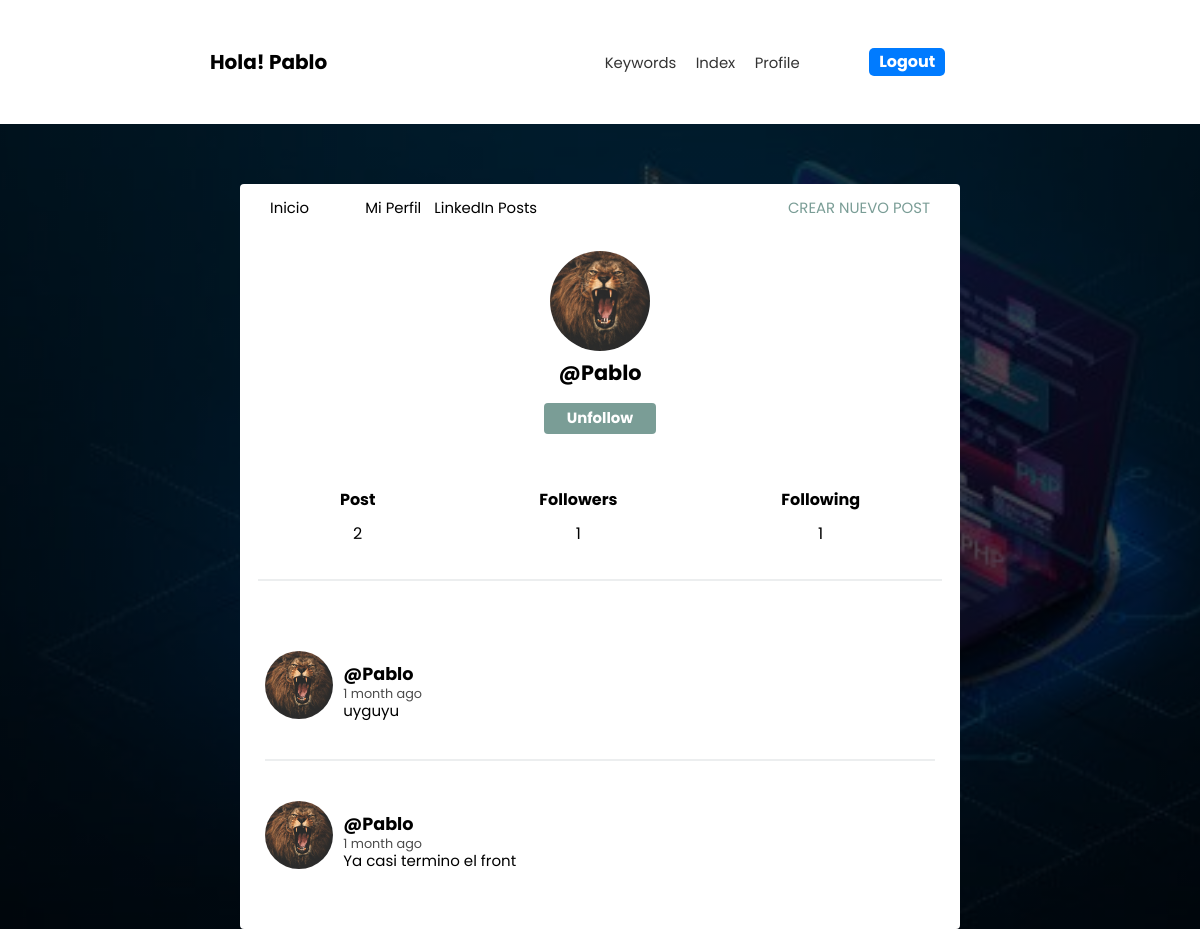
Screenshot of /profile/Pablo/ (signed in) with the database file from the repository.
### socialAPP/models.py (models this page shows, shortened)
class Profile(models.Model):
	user = models.OneToOneField(User, on_delete=models.CASCADE)
	image = models.ImageField(default='batman.png')
	def following(self):
		user_ids = Relationship.objects.filter(from_user=self.user)\
								.values_list('to_user_id', flat=True)
		return User.objects.filter(id__in=user_ids)
	def followers(self):
		user_ids = Relationship.objects.filter(to_user=self.user)\
								.values_list('from_user_id', flat=True)
		return User.objects.filter(id__in=user_ids)

class Post(models.Model):
	user = models.ForeignKey(User, on_delete=models.CASCADE, related_name='posts')
	timestamp = models.DateTimeField(default=timezone.now)
	content = models.TextField()
	class Meta:
		ordering = ['-timestamp']

### socialAPP/views.py (the view)
# urls.py: path('profile/', views.profile, name='profile'),
def profile(request, username=None):
	current_user = request.user
	if username and username != current_user.username:
		user = User.objects.get(username=username)
		posts = user.posts.all()
	else:
		posts = current_user.posts.all()
		user = current_user
	return render(request, 'profile.html', {'user':user, 'posts':posts})

### socialAPP/templates/profile.html
{% extends 'feed.html' %}
{% block content %}
<div class="profile">
	<img alt="" src="{{ user.profile.image.url }}">
	<h2>@{{ user.username }}</h2>
	{% if request.user.is_authenticated %}
		{% if user.username != request.user.username %}
			{% if user not in request.user.profile.following %}
			<button><a class="follow-button" href="{% url 'follow' user %}">Follow</a></button>
			{% else %}
			<button><a class="follow-button" href="{% url 'unfollow' user %}">Unfollow</a></button>
			{% endif %}
		{% endif %}
	{% endif %}
</div>
<div class="follow">
	<div>
		<h5>Post</h5>
		<p>{{ user.posts.count }}</p>
	</div>
	<div>
		<h5>Followers</h5>
		<p>{{ user.profile.followers.count }}</p>
	</div>
	<div>
		<h5>Following</h5>
		<p>{{ user.profile.following.count }}</p>
	</div>
</div>
{{ block.super }}
{% endblock %}

### socialAPP/templates/feed.html (shortened to what this page needs)
{% extends 'layout.html' %}
{% load humanize %}
{% block content %}
{% for post in posts %}
<article>
    <div class="container-article">
        <img alt="" src="{{ post.user.profile.image.url }}">
        <div>
            <h2 class="username"><a href="{% url 'profile' post.user.username %}">@{{ post.user.username }}</a></h2>
            <time data-time="#">{{ post.timestamp|naturaltime }}</time>
            <div class="post">{{ post.content }}</div>
        </div>
    </div>
</article>
{% endfor %}
{% endblock %}

### socialAPP/templates/layout.html (shortened to what this page needs)
{% load static %}
<!DOCTYPE html>
<html>
<head>
	<link rel="stylesheet" type="text/css" href="{% static 'normalize.css' %}">
	<link rel="stylesheet" type="text/css" href="{% static 'stylee.css' %}">
</head>
<body>
	<header class="main-head">
		<nav class="main">
			<h1 id="logo">Hola! {{ user.username }}</h1>
			<ul>
				{% if request.user.is_authenticated %}
				<li><a href="{% url 'search_posts' %}">Keywords</a></li>
				<li><a href="{% url 'index' %}">Index</a></li>
				<li><a href="{% url 'profile' %}">Profile</a></li>
				<li>
					<form action="/logout/" method="POST">
						<button type="submit">Logout</button>
					</form>
					</li>
				{% else %}
				<li><a href="{% url 'register' %}">Register</a></li>
				<li><a href="{% url 'login' %}">Login</a></li>
				{% endif %}
			</ul>
		</nav>
	</header>
	<div class="main">
		<nav class="second-nav">
			<a class="feed" href="{% url 'feed' %}">Inicio</a>
			{% if request.user.is_authenticated %}
			<a class="profile" href="{% url 'profile' request.user.username %}">Mi Perfil</a>
			<a class="linkedin_post" href="{% url 'linkedin_post' %}">LinkedIn Posts</a>
			<a class="new" href="{% url 'post' %}">Crear nuevo post</a>
			{% endif %}
		</nav>
		{% block content %}
		{% endblock content %}
	</div>
</body>
</html>

### socialAPP/templates/static/stylee.css (style rules this page uses)
body { font-size: 62.5%; font-family: 'Poppins', serif; background-image: linear-gradient( rgba(0,0,0,0.7), rgba(0,0,0,0.7)), url(../static/images/background1.jpg); background-position: center center; background-repeat: no-repeat; background-size: cover; background-attachment: fixed; position: absolute; top: 0; left: 0; width: 100%; height: 100%; z-index: -1; }
h2 { padding-top: -30px; }
h5 { font-size: 1rem; margin-bottom: 0; }
p { font-size: 1rem; }
button { font-size: 1rem; color: white; padding: 0.4rem 1.4rem; border: none; background: #7A9D96; border-radius: 4px; cursor: pointer; }
img { object-fit: cover; }
button[type="submit"] { background-color: #007bff; color: #ffffff; border: none; padding: 5px 10px; border-radius: 5px; cursor: pointer; margin-left: 10px; }
ul { list-style-type: none; margin: 0; padding: 0; }
ul li { display: inline-block; margin-right: 10px; }
ul li:last-child { margin-right: 0; }
ul li a { text-decoration: none; color: #333; }
.main-head { background: white; color: black; }
nav.main { min-height: 7vh; display: flex; width: 65%; margin: auto; align-items: center; padding: 0.5rem; }
nav.main ul { display: flex; flex: 1 1 40rem; justify-content: space-around; align-items: center; list-style: none; }
#logo { flex: 2 1 40rem; }
a { font-size: .93rem; text-decoration: none; color: black; }
.main { background: white; width: 60%; margin: 5% auto; border-radius: 4px; padding-bottom: 20px; }
.second-nav { display: flex; padding: 15px 30px; }
.second-nav .feed { flex: 1 1 30px; }
.second-nav .profile { flex: 1 1 30px; }
.second-nav .new { flex: 6 1 5rem; text-align: right; text-transform: uppercase; color: #7A9D96; }
article { width: 93%; margin: auto; padding: 40px 0; border-bottom: 2px solid #ECEEEF; }
.username { margin-bottom: .2rem; }
.username a { font-size: 1.1rem; }
.container-article { display: flex; }
.container-article img { height: 68px; width: 68px; margin-right: 10px; border-radius: 50%; }
article:last-child { border-bottom: 0; }
time { font-size: .8rem; opacity: .7; }
.post { font-size: .94rem; }
.profile { display: flex; align-items: center; flex-direction: column; }
.profile img { height: 100px; width: 100px; margin-right: 10px; border-radius: 50%; margin: 20px; }
.profile h2 { margin-top: -10px; font-size: 1.3rem; }
.follow { display: flex; width: 95%; justify-content: space-around; margin: 30px auto; text-align: center; border-bottom: 2px solid #ECEEEF; padding-bottom: 20px; }
form { margin: 0; padding: 40px; font-size: 1rem; }
.follow-button { color: white; }

### rows the page displays
Post: user.profile.image (picture), user.username "Pablo", timestamp "1 month ago", content "uyguyu"
Post: user.profile.image (picture), user.username "Pablo", timestamp "1 month ago", content "Ya casi termino el front"

### other values shown
{{ user.username }} "Pablo"
{{ user.posts.count }} "2"
{{ user.profile.followers.count }} "1"
{{ user.profile.following.count }} "1"
